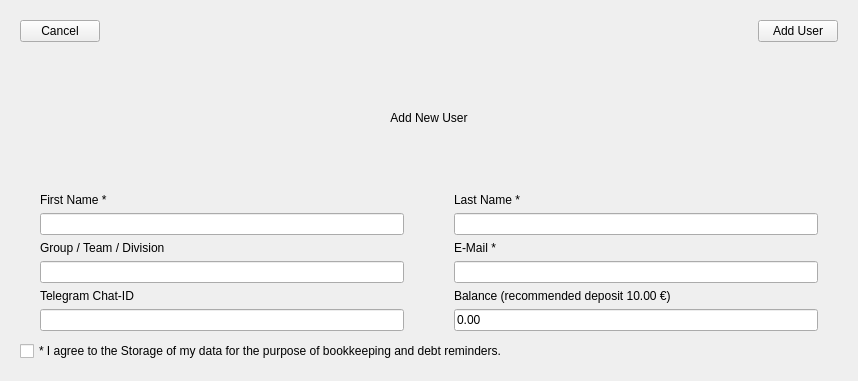
<?xml version="1.0" encoding="UTF-8"?>
<ui version="4.0">
 <class>user_widget</class>
 <widget class="QWidget" name="user_widget">
  <property name="geometry">
   <rect>
    <x>0</x>
    <y>0</y>
    <width>858</width>
    <height>381</height>
   </rect>
  </property>
  <property name="windowTitle">
   <string>Form</string>
  </property>
  <property name="styleSheet">
   <string notr="true"/>
  </property>
  <layout class="QVBoxLayout" name="verticalLayout">
   <property name="spacing">
    <number>10</number>
   </property>
   <property name="leftMargin">
    <number>20</number>
   </property>
   <property name="topMargin">
    <number>20</number>
   </property>
   <property name="rightMargin">
    <number>20</number>
   </property>
   <property name="bottomMargin">
    <number>20</number>
   </property>
   <item>
    <layout class="QHBoxLayout" name="horizontalLayout">
     <item>
      <widget class="QPushButton" name="cancel_button">
       <property name="cursor">
        <cursorShape>PointingHandCursor</cursorShape>
       </property>
       <property name="text">
        <string>Cancel</string>
       </property>
       <property name="btnType" stdset="0">
        <string>tertiary</string>
       </property>
      </widget>
     </item>
     <item>
      <spacer name="horizontalSpacer">
       <property name="orientation">
        <enum>Qt::Orientation::Horizontal</enum>
       </property>
       <property name="sizeHint" stdset="0">
        <size>
         <width>40</width>
         <height>20</height>
        </size>
       </property>
      </spacer>
     </item>
     <item>
      <widget class="QPushButton" name="add_user_button">
       <property name="cursor">
        <cursorShape>PointingHandCursor</cursorShape>
       </property>
       <property name="text">
        <string>Add User</string>
       </property>
       <property name="btnType" stdset="0">
        <string>tertiary</string>
       </property>
      </widget>
     </item>
    </layout>
   </item>
   <item>
    <widget class="QLabel" name="title_label">
     <property name="text">
      <string>Add New User</string>
     </property>
     <property name="alignment">
      <set>Qt::AlignmentFlag::AlignCenter</set>
     </property>
     <property name="lblType" stdset="0">
      <string>title</string>
     </property>
    </widget>
   </item>
   <item>
    <layout class="QHBoxLayout" name="horizontalLayout_2">
     <item>
      <layout class="QFormLayout" name="formLayout">
       <property name="verticalSpacing">
        <number>6</number>
       </property>
       <property name="leftMargin">
        <number>20</number>
       </property>
       <property name="topMargin">
        <number>0</number>
       </property>
       <property name="rightMargin">
        <number>20</number>
       </property>
       <property name="bottomMargin">
        <number>0</number>
       </property>
       <item row="0" column="0" colspan="2">
        <widget class="QLabel" name="label">
         <property name="text">
          <string>First Name *</string>
         </property>
        </widget>
       </item>
       <item row="1" column="0" colspan="2">
        <widget class="QLineEdit" name="forename_label"/>
       </item>
       <item row="2" column="0" colspan="2">
        <widget class="QLabel" name="label_2">
         <property name="text">
          <string>Group / Team / Division</string>
         </property>
        </widget>
       </item>
       <item row="3" column="0" colspan="2">
        <widget class="QLineEdit" name="group_label"/>
       </item>
       <item row="4" column="0" colspan="2">
        <widget class="QLabel" name="label_3">
         <property name="text">
          <string>Telegram Chat-ID</string>
         </property>
        </widget>
       </item>
       <item row="5" column="0" colspan="2">
        <widget class="QLineEdit" name="telegram_label"/>
       </item>
      </layout>
     </item>
     <item>
      <layout class="QFormLayout" name="formLayout_2">
       <property name="verticalSpacing">
        <number>6</number>
       </property>
       <property name="leftMargin">
        <number>20</number>
       </property>
       <property name="topMargin">
        <number>0</number>
       </property>
       <property name="rightMargin">
        <number>20</number>
       </property>
       <property name="bottomMargin">
        <number>0</number>
       </property>
       <item row="0" column="0" colspan="2">
        <widget class="QLabel" name="label_4">
         <property name="text">
          <string>Last Name *</string>
         </property>
        </widget>
       </item>
       <item row="1" column="0" colspan="2">
        <widget class="QLineEdit" name="surename_label"/>
       </item>
       <item row="2" column="0" colspan="2">
        <widget class="QLabel" name="label_5">
         <property name="text">
          <string>E-Mail *</string>
         </property>
        </widget>
       </item>
       <item row="3" column="0" colspan="2">
        <widget class="QLineEdit" name="email_label"/>
       </item>
       <item row="4" column="0" colspan="2">
        <widget class="QLabel" name="label_6">
         <property name="text">
          <string>Balance (recommended deposit 10.00 €)</string>
         </property>
        </widget>
       </item>
       <item row="5" column="0" colspan="2">
        <widget class="QLineEdit" name="balance_label">
         <property name="text">
          <string>0.00</string>
         </property>
        </widget>
       </item>
      </layout>
     </item>
    </layout>
   </item>
   <item>
    <widget class="QCheckBox" name="consent_check">
     <property name="cursor">
      <cursorShape>PointingHandCursor</cursorShape>
     </property>
     <property name="text">
      <string>* I agree to the Storage of my data for the purpose of bookkeeping and debt reminders.</string>
     </property>
    </widget>
   </item>
  </layout>
 </widget>
 <resources/>
 <connections/>
</ui>
